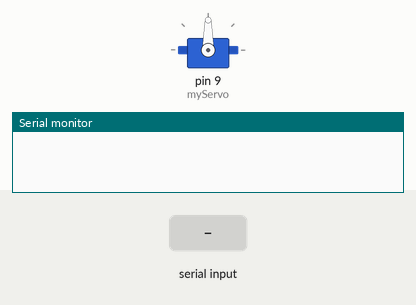
Simulated run of this sketch. Board: Arduino Uno, built with avr-gcc and run on an emulated ATmega328P. Parts: servo, the last lines printed to the serial monitor. Inputs (shaded band) come from the test bench.

Above: at 1.2 s.
1.3 s: "1" received over the second serial link
At 1.7 s:
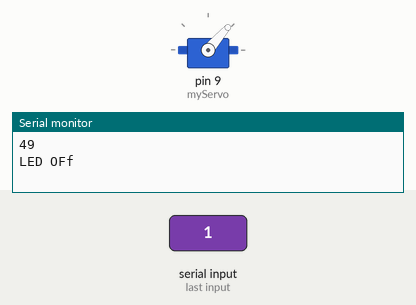
2.8 s: "0" received over the second serial link
At 4.1 s:
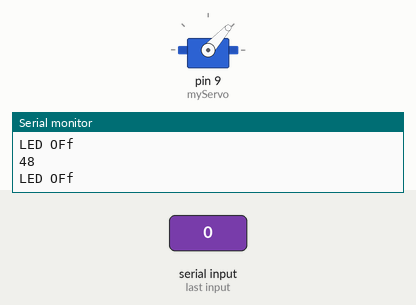
Timing chart, 0 to 5.8 s (numbered marks = the images above; inputs shaded):
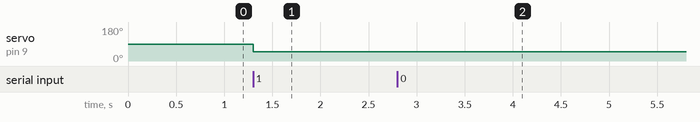

Measured:
- after the input at 1.3 s, servo on pin 9 (myServo): 90° → 49° at once
- after the input at 2.8 s, servo on pin 9 (myServo): 49° → 48° at once

The sketch:

sketch_sep22e.ino
```cpp
#include <SoftwareSerial.h>
#include <Servo.h>
Servo myServo;
int BT_TX = 10;
int BT_RX = 11;
#define LED_Red 13
SoftwareSerial BT(BT_TX, BT_RX);

void setup()
{
  myServo.attach(9);
  Serial.begin(9600);
  BT.begin(9600);
}

void loop()
{
  if(BT.available()>0)
  {
    int servoPos = BT.read();
    Serial.println(servoPos);
    myServo.write(servoPos);
       if(servoPos > 90)
      {
        digitalWrite(LED_Red, HIGH);
        Serial.println("LED ON");
      }
      else if(servoPos < 90)
      {
        digitalWrite(LED_Red, LOW);
        Serial.println("LED OFf");
      }
  }


}
```
